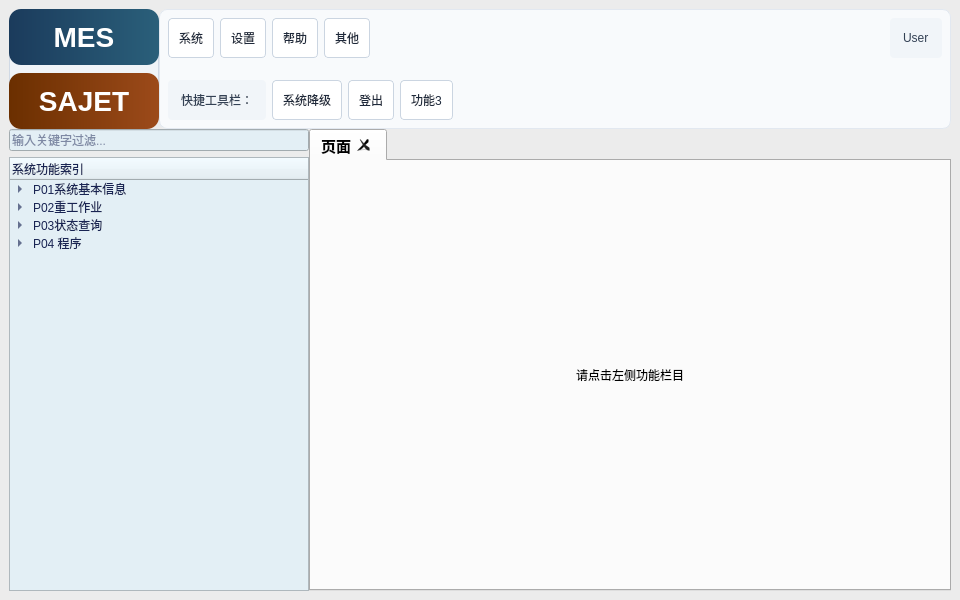
<?xml version="1.0" encoding="UTF-8"?>
<ui version="4.0">
 <class>SajetMainWindow</class>
 <widget class="QMainWindow" name="SajetMainWindow">
  <property name="geometry">
   <rect>
    <x>0</x>
    <y>0</y>
    <width>960</width>
    <height>600</height>
   </rect>
  </property>
  <property name="windowTitle">
   <string>SAJET MES</string>
  </property>
  <widget class="QWidget" name="centralwidget">
   <property name="styleSheet">
    <string notr="true">
        QWidget#centralwidget {
            background-color: #ececec;
        }
        QLineEdit,QTreeWidget,QHeaderView::section {
            background-color: #e3eff5;
            color: #192453;
        }
        </string>
   </property>
   <layout class="QVBoxLayout" name="centralLayout">
    <item>
     <widget class="QSplitter" name="splitter_3">
      <property name="orientation">
       <enum>Qt::Orientation::Vertical</enum>
      </property>
      <property name="handleWidth">
       <number>0</number>
      </property>
      <widget class="QSplitter" name="splitter_2">
       <property name="orientation">
        <enum>Qt::Orientation::Horizontal</enum>
       </property>
       <property name="handleWidth">
        <number>0</number>
       </property>
       <widget class="QWidget" name="widget_3" native="true">
        <property name="minimumSize">
         <size>
          <width>120</width>
          <height>80</height>
         </size>
        </property>
        <property name="maximumSize">
         <size>
          <width>150</width>
          <height>120</height>
         </size>
        </property>
        <property name="styleSheet">
         <string notr="true">
            QWidget#widget_3 {
                background-color: #F0F4F8;
                border-radius: 15px;
                border: 1px solid #D0D9E5;
            }
            </string>
        </property>
        <layout class="QVBoxLayout" name="verticalLayout_2">
         <property name="spacing">
          <number>8</number>
         </property>
         <item>
          <widget class="QLabel" name="label">
           <property name="styleSheet">
            <string notr="true">
                font-size: 28px;
                font-family: 'Segoe UI', 'Microsoft YaHei', sans-serif;
                font-weight: bold;
                color: #FFFFFF;
                background-color: qlineargradient(x1:0, y1:0, x2:1, y2:0, stop:0 #1B3B5C, stop:1 #2A5F7A);
                border: none;
                border-radius: 12px;
                padding: 8px 0;
                min-height: 40px;
            </string>
           </property>
           <property name="text">
            <string>MES</string>
           </property>
           <property name="alignment">
            <set>Qt::AlignmentFlag::AlignCenter</set>
           </property>
          </widget>
         </item>
         <item>
          <widget class="QLabel" name="label_2">
           <property name="styleSheet">
            <string notr="true">
                font-size: 28px;
                font-family: 'Segoe UI', 'Microsoft YaHei', sans-serif;
                font-weight: bold;
                color: #FFFFFF;
                background-color: qlineargradient(x1:0, y1:0, x2:1, y2:0, stop:0 #6B2F00, stop:1 #9C4A1A);
                border: none;
                border-radius: 12px;
                padding: 8px 0;
                min-height: 40px;
            </string>
           </property>
           <property name="text">
            <string>SAJET</string>
           </property>
           <property name="alignment">
            <set>Qt::AlignmentFlag::AlignCenter</set>
           </property>
          </widget>
         </item>
        </layout>
       </widget>
       <widget class="QWidget" name="widget_4" native="true">
        <property name="styleSheet">
         <string notr="true">
         QWidget#widget_4 {
             background-color: #F8FAFC;
             border-radius: 8px;
             border: 1px solid #E2E8F0;
         }
         QPushButton, QToolButton {
             max-width: 70px;
             max-height: 30px;
             background-color: #FFFFFF;
             border: 1px solid #CBD5E1;
             border-radius: 4px;
             padding: 4px 10px;
             font-size: 12px;
             color: #1E293B;
         }
         QPushButton:hover, QToolButton:hover {
             background-color: #F1F5F9;
             border-color: #94A3B8;
         }
         QLabel {
             background-color: #F1F5F9;
             border-radius: 4px;
             padding: 4px 10px;
             color: #334155;
         }
        </string>
        </property>
        <layout class="QVBoxLayout" name="verticalLayout">
         <property name="spacing">
          <number>4</number>
         </property>
         <item>
          <widget class="QWidget" name="widget_5" native="true">
           <layout class="QHBoxLayout" name="horizontalLayout">
            <property name="spacing">
             <number>6</number>
            </property>
            <item>
             <widget class="QPushButton" name="btnConnect">
              <property name="text">
               <string>系统</string>
              </property>
             </widget>
            </item>
            <item>
             <widget class="QPushButton" name="btnDisconnect">
              <property name="text">
               <string>设置</string>
              </property>
             </widget>
            </item>
            <item>
             <widget class="QPushButton" name="btnQuery">
              <property name="text">
               <string>帮助</string>
              </property>
             </widget>
            </item>
            <item>
             <widget class="QPushButton" name="btnSwitchDB">
              <property name="text">
               <string>其他</string>
              </property>
             </widget>
            </item>
            <item>
             <spacer>
              <property name="orientation">
               <enum>Qt::Orientation::Horizontal</enum>
              </property>
              <property name="sizeHint" stdset="0">
               <size>
                <width>40</width>
                <height>20</height>
               </size>
              </property>
             </spacer>
            </item>
            <item>
             <widget class="QLabel" name="label_user">
              <property name="text">
               <string>User</string>
              </property>
             </widget>
            </item>
           </layout>
          </widget>
         </item>
         <item>
          <widget class="QWidget" name="widget_6" native="true">
           <layout class="QHBoxLayout" name="horizontalLayout_2">
            <property name="spacing">
             <number>6</number>
            </property>
            <item>
             <widget class="QLabel" name="label_3">
              <property name="text">
               <string>快捷工具栏：</string>
              </property>
             </widget>
            </item>
            <item>
             <widget class="QPushButton" name="pushButtonSysdown">
              <property name="text">
               <string>系统降级</string>
              </property>
             </widget>
            </item>
            <item>
             <widget class="QPushButton" name="pushButtonLogout">
              <property name="text">
               <string>登出</string>
              </property>
             </widget>
            </item>
            <item>
             <widget class="QPushButton" name="tabBtn3">
              <property name="text">
               <string>功能3</string>
              </property>
             </widget>
            </item>
            <item>
             <spacer>
              <property name="orientation">
               <enum>Qt::Orientation::Horizontal</enum>
              </property>
              <property name="sizeHint" stdset="0">
               <size>
                <width>40</width>
                <height>20</height>
               </size>
              </property>
             </spacer>
            </item>
           </layout>
          </widget>
         </item>
        </layout>
       </widget>
      </widget>
      <widget class="QSplitter" name="splitter">
       <property name="frameShape">
        <enum>QFrame::Shape::NoFrame</enum>
       </property>
       <property name="frameShadow">
        <enum>QFrame::Shadow::Plain</enum>
       </property>
       <property name="lineWidth">
        <number>1</number>
       </property>
       <property name="midLineWidth">
        <number>0</number>
       </property>
       <property name="orientation">
        <enum>Qt::Orientation::Horizontal</enum>
       </property>
       <property name="handleWidth">
        <number>0</number>
       </property>
       <widget class="QWidget" name="widget" native="true">
        <property name="minimumSize">
         <size>
          <width>200</width>
          <height>0</height>
         </size>
        </property>
        <property name="maximumSize">
         <size>
          <width>300</width>
          <height>16777215</height>
         </size>
        </property>
        <layout class="QVBoxLayout" name="verticalLayout_4">
         <property name="spacing">
          <number>6</number>
         </property>
         <item>
          <widget class="QLineEdit" name="searchEdit">
           <property name="placeholderText">
            <string>输入关键字过滤...</string>
           </property>
           <property name="clearButtonEnabled">
            <bool>true</bool>
           </property>
          </widget>
         </item>
         <item>
          <widget class="QTreeWidget" name="treeWidget">
           <column>
            <property name="text">
             <string>系统功能索引</string>
            </property>
           </column>
           <item>
            <property name="text">
             <string>P01系统基本信息</string>
            </property>
            <item>
             <property name="text">
              <string>员工</string>
             </property>
            </item>
            <item>
             <property name="text">
              <string>途程</string>
             </property>
             <property name="toolTip">
              <string>CheckRoute</string>
             </property>
            </item>
            <item>
             <property name="text">
              <string>ERP工单料件</string>
             </property>
             <property name="toolTip">
              <string>MaterialErp</string>
             </property>
            </item>
            <item>
             <property name="text">
              <string>工单维护</string>
             </property>
             <property name="toolTip">
              <string>WorkOrderInfo</string>
             </property>
            </item>
           </item>
           <item>
            <property name="text">
             <string>P02重工作业</string>
            </property>
            <item>
             <property name="text">
              <string>清除料件</string>
             </property>
             <property name="toolTip">
              <string>ClearKeyparts</string>
             </property>
            </item>
            <item>
             <property name="text">
              <string>问题处理</string>
             </property>
             <property name="toolTip">
              <string>ReworkQuestion</string>
             </property>
            </item>
            <item>
             <property name="text">
              <string>重工流程</string>
             </property>
             <property name="toolTip">
              <string>FindRoute</string>
             </property>
            </item>
            <item>
             <property name="text">
              <string>清除卡号</string>
             </property>
             <property name="toolTip">
              <string>CheckMac</string>
             </property>
            </item>
            <item>
             <property name="text">
              <string>PCB二维码</string>
             </property>
             <property name="toolTip">
              <string>PcbQrcode</string>
             </property>
            </item>
            <item>
             <property name="text">
              <string>重工执行</string>
             </property>
             <property name="toolTip">
              <string>ReworkForm</string>
             </property>
            </item>
           </item>
           <item>
            <property name="text">
             <string>P03状态查询</string>
            </property>
            <item>
             <property name="text">
              <string>状态一览表</string>
             </property>
             <property name="toolTip">
              <string>StatusTag</string>
             </property>
            </item>
           </item>
           <item>
            <property name="text">
             <string>P04 程序</string>
            </property>
            <item>
             <property name="text">
              <string>WEB接口调用</string>
             </property>
             <property name="toolTip">
              <string>WebSoapTest</string>
             </property>
            </item>
            <item>
             <property name="text">
              <string>服务器IP</string>
             </property>
             <property name="toolTip">
              <string>ServerIp</string>
             </property>
            </item>
            <item>
             <property name="text">
              <string>更新ASUS列印</string>
             </property>
             <property name="toolTip">
              <string>UpdateAsusErp</string>
             </property>
            </item>
           </item>
          </widget>
         </item>
        </layout>
       </widget>
       <widget class="QWidget" name="widget_2" native="true">
        <layout class="QVBoxLayout" name="tabLayout">
         <item>
          <widget class="QTabWidget" name="tabWidget">
           <property name="font">
            <font>
             <pointsize>11</pointsize>
             <bold>true</bold>
            </font>
           </property>
           <property name="tabsClosable">
            <bool>true</bool>
           </property>
           <widget class="QWidget" name="tab">
            <attribute name="title">
             <string>页面</string>
            </attribute>
            <layout class="QVBoxLayout" name="tabLayout_1">
             <item>
              <widget class="QLabel" name="welcomeLabel">
               <property name="text">
                <string>请点击左侧功能栏目</string>
               </property>
               <property name="alignment">
                <set>Qt::AlignmentFlag::AlignCenter</set>
               </property>
              </widget>
             </item>
            </layout>
           </widget>
          </widget>
         </item>
        </layout>
       </widget>
      </widget>
     </widget>
    </item>
   </layout>
  </widget>
 </widget>
 <resources/>
 <connections/>
</ui>
